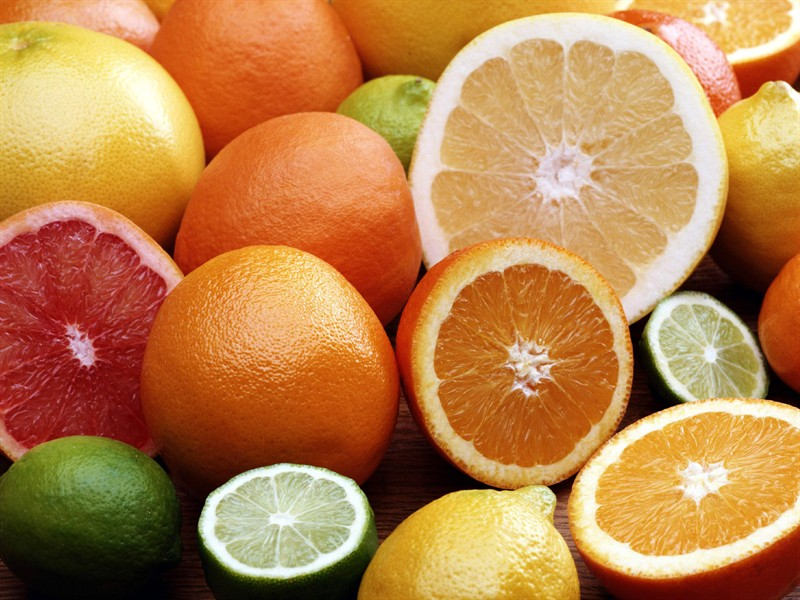
//> input picture capter7/canny/canny/1.jpg, 800 x 600 px
$ ./main   (built with g++ and OpenCV 4)
//> lines starting //> are read from the running program, lines starting //| are printed output that depends on the picture
#include <opencv2/opencv.hpp>
using namespace cv;

int main( )
{
	Mat src = imread("1.jpg");
//> src is the input picture: 600 rows x 800 cols, CV_8UC3; mean B, G, R 76, 130.3, 185.2
	Mat src1 = src.clone();

	imshow("原图", src);

	Mat dst, edge, gray;
	dst.create(src1.size(),src1.type());
	cvtColor(src1, gray, COLOR_RGB2GRAY);
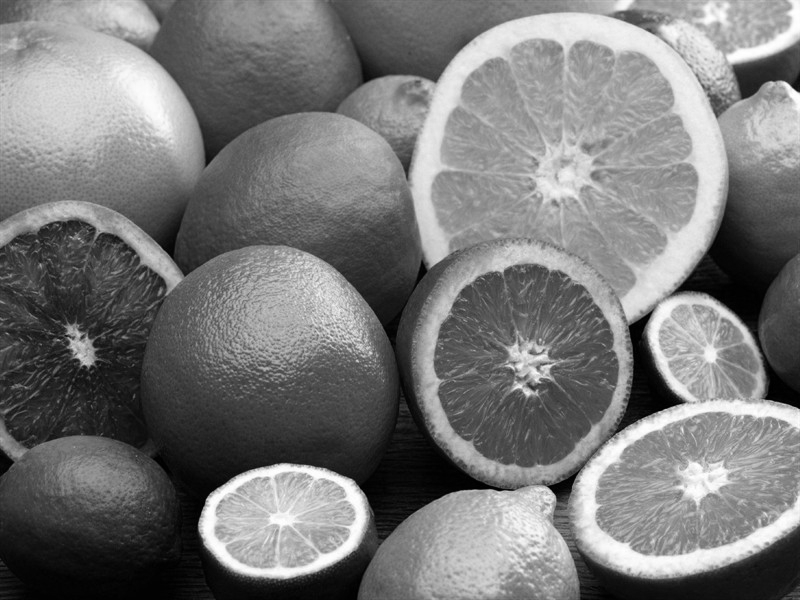
//> gray: 600 rows x 800 cols, CV_8UC1; min 0, max 255, mean 120.3

	blur(gray, edge, Size(3,3));

	Canny(edge, edge, 64, 128, 3);
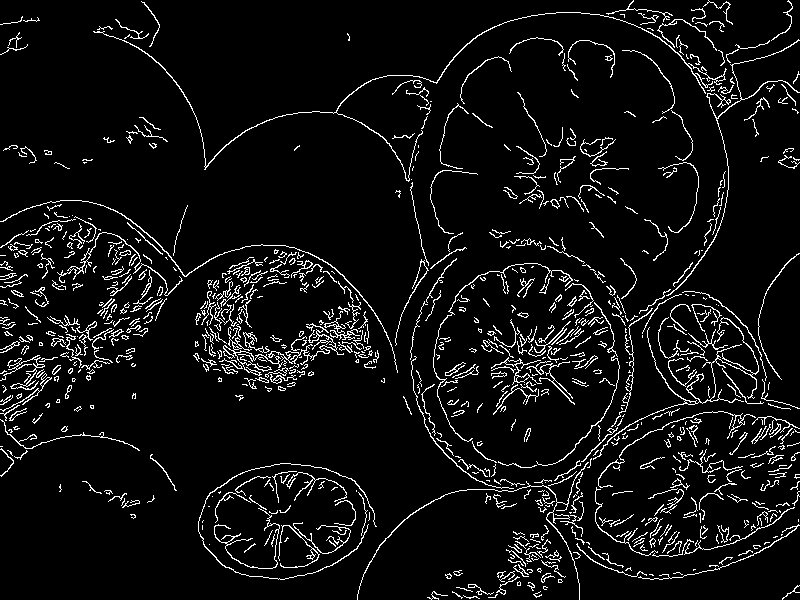
//> edge: 600 rows x 800 cols, CV_8UC1; 6.4% white in thin lines or dots

	dst = Scalar::all(0);
	src1.copyTo(dst, edge);
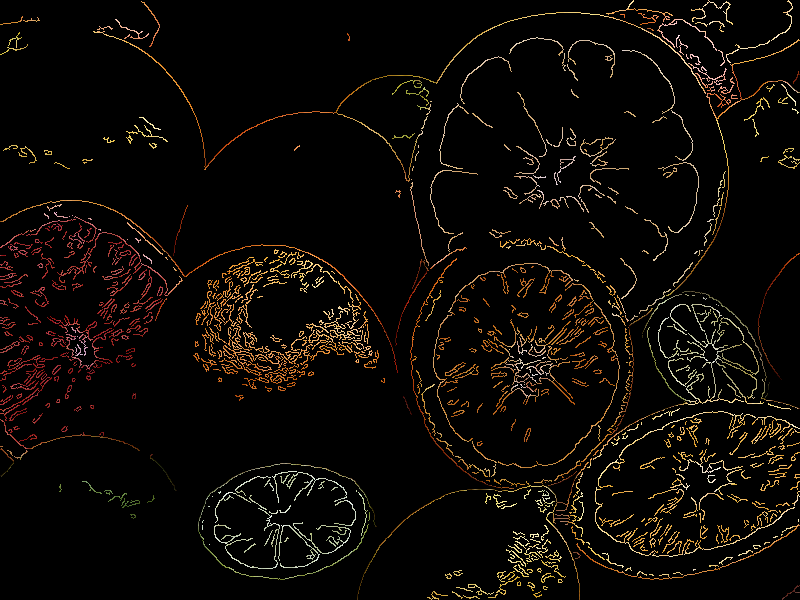
//> dst: 600 rows x 800 cols, CV_8UC3; mean B, G, R 5.8, 9.3, 12.9

	imshow("效果图", dst);
	waitKey(0);

	return 0;

}
